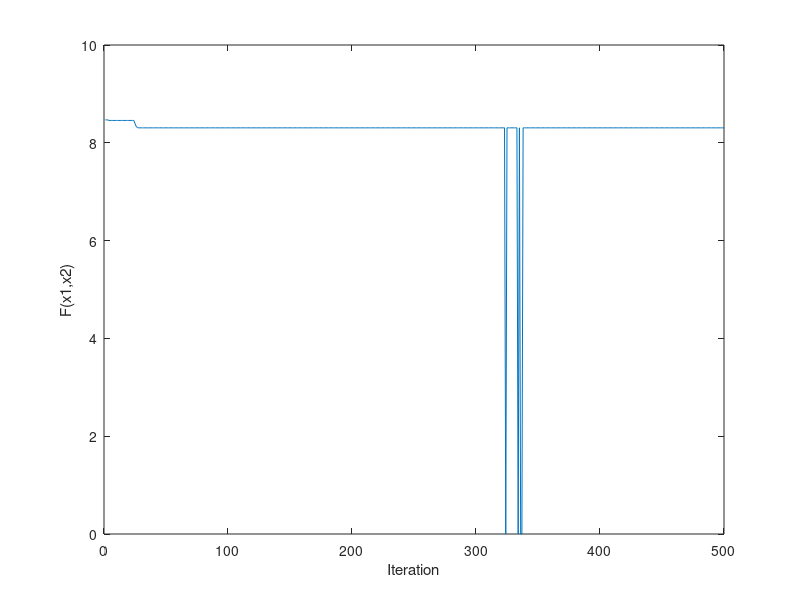

This chart was generated by the following MATLAB code:
function [F, X, value] = simulated_annealing()
    % Perform simulated annealing for optimization

    % Initialize arrays to store results
    F = zeros(1, 10);
    X = zeros(10, 2);

    % Iterate over 10 runs
    for k = 1:10
        % Initialize current solution randomly within the search space
        current_solution = rand(1,2) * (10.24) - 5.12;
        
        % Initialize best solution and cost
        best_solution = current_solution;
        best_cost = rastrigin(current_solution);
        current_cost = best_cost;

        % Initialize initial temperature, cooling rate, and maximum iterations
        T0 = 500;
        max_iterations = 500;

        % Initialize array to store best cost per iteration
        value = zeros(1, max_iterations);

        % Perform simulated annealing iterations
        for i = 1:max_iterations
            % Generate a random neighbor within a small range
            neighbor = current_solution + rand(1,2)* 0.1 - 0.05;

            % Check if neighbor is within the search space
            if any(neighbor < -5.12) || any(neighbor > 5.12)
                continue;
            end

            % Calculate cost of the neighbor solution
            neighbor_cost = rastrigin(neighbor);

            % Calculate change in cost
            delta_cost = neighbor_cost - current_cost;

            % Accept the neighbor solution based on the Metropolis criterion
            if delta_cost < 0 || exp(-delta_cost/T0) > rand()
                current_solution = neighbor;
                current_cost = neighbor_cost;

                % Update best solution if the current solution is better
                if current_cost < best_cost
                    best_solution = current_solution;
                    best_cost = current_cost;
                end

                % Update temperature using logarithmic cooling
                T = T0 / log(1 + i);

                % Store the best cost for this iteration
                value(i) = best_cost;
            end
        end

        % Store the best cost and solution for this run
        F(k) = best_cost;
        X(k,:) = best_solution;
    end

    % Display statistics
    disp('Min: ')
    disp(min(F))
    disp('Mean: ')
    disp(mean(F))
    disp('Max: ')
    disp(max(F))
    disp('STD: ')
    disp(std(F))

    % Plot the best cost per iteration
    plot(value)
    xlabel('Iteration')
    ylabel('F(x1,x2)')
end

% Define the Rastrigin function for optimization
function cost = rastrigin(x)
    % Check if input is within the valid range
    if any(x < -5.12) || any(x > 5.12)
        error('Input x is outside the valid range [-5.12, 5.12]');
    end
    
    % Compute the Rastrigin function
    e=exp(1);
    cost = (20 + e-20*exp(-0.2*sqrt((1/3).*sum(x.^2)))-exp((1/3).*sum(cos(2*pi*x))));
end
